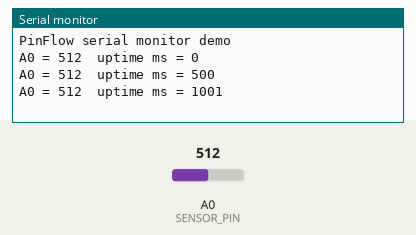
Bench run of a sketch on a simulated Arduino Uno, built with avr-gcc and run on an emulated ATmega328P. On the bench: the last lines printed to the serial monitor. The test bench sets the inputs (shaded band); at power-on: A0 (SENSOR_PIN) = 512.

Above: at 1.3 s.
1.4 s: A0 (SENSOR_PIN) set to 716
At 1.9 s:
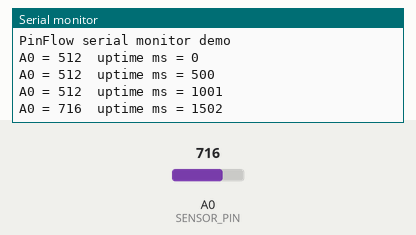
2.9 s: A0 (SENSOR_PIN) set to 900
At 3.4 s:
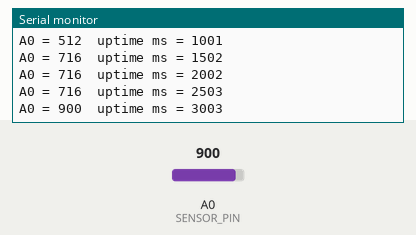
Timing chart, 0 to 5.9 s (numbered marks = the images above; inputs shaded):
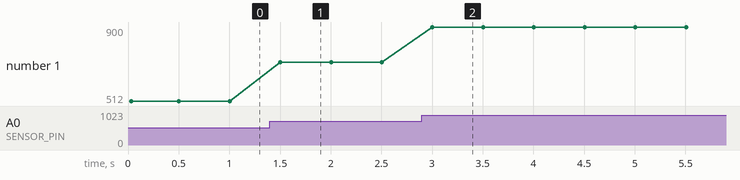

The sketch:

serial-monitor.ino
```cpp
// Serial monitor: open the Serial Monitor at 9600 baud.
const int SENSOR_PIN = A0;

void setup() {
  Serial.begin(9600);
  Serial.println("PinFlow serial monitor demo");
}

void loop() {
  int reading = analogRead(SENSOR_PIN);
  Serial.print("A0 = ");
  Serial.print(reading);
  Serial.print("  uptime ms = ");
  Serial.println(millis());
  delay(500);
}
```

Measured:
- after the input at 1.4 s, the serial monitor: prints a new line after 0.10 s (image 1)
- after the input at 2.9 s, the serial monitor: prints a new line after 0.10 s (image 2)
- plotted number 1: 512 → 716 after the input at 1.4 s, 716 → 900 after the input at 2.9 s
